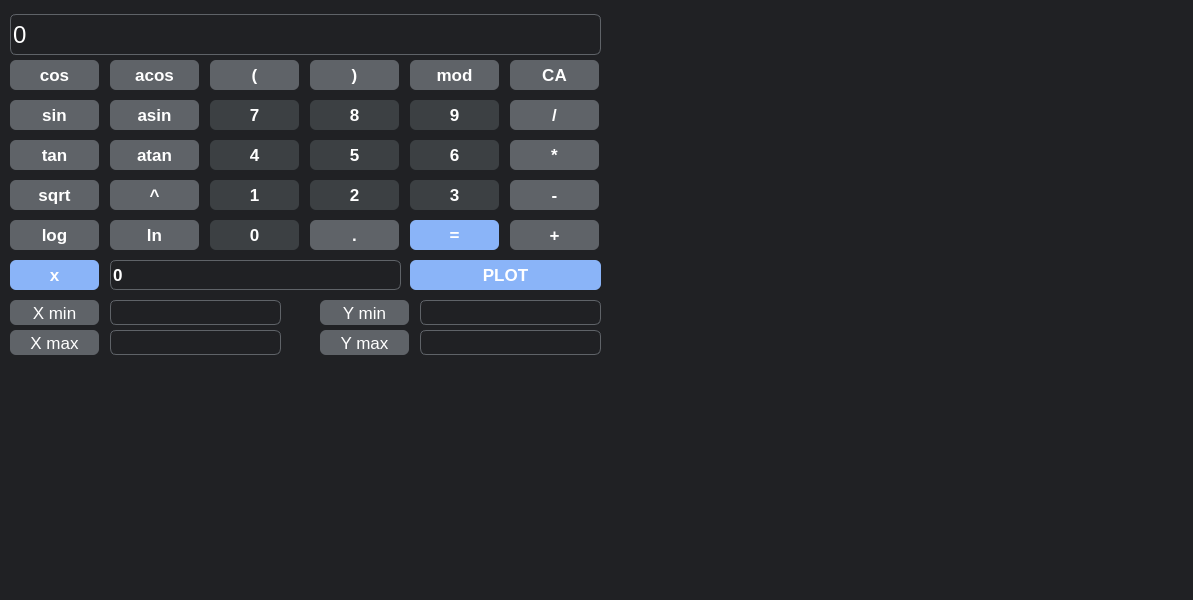
<?xml version="1.0" encoding="UTF-8"?>
<ui version="4.0">
 <class>View</class>
 <widget class="QMainWindow" name="View">
  <property name="geometry">
   <rect>
    <x>0</x>
    <y>0</y>
    <width>1193</width>
    <height>600</height>
   </rect>
  </property>
  <property name="windowTitle">
   <string>View</string>
  </property>
  <property name="styleSheet">
   <string notr="true">background-color: #202124;</string>
  </property>
  <widget class="QWidget" name="centralwidget">
   <widget class="QPushButton" name="pushButton_dot">
    <property name="geometry">
     <rect>
      <x>310</x>
      <y>220</y>
      <width>89</width>
      <height>30</height>
     </rect>
    </property>
    <property name="font">
     <font>
      <pointsize>13</pointsize>
      <italic>false</italic>
      <bold>true</bold>
      <underline>false</underline>
      <strikeout>false</strikeout>
      <kerning>true</kerning>
     </font>
    </property>
    <property name="styleSheet">
     <string notr="true">QPushButton{
	background-color: #5f6368;
	color: white;
	border-radius: 6%;
}
QPushButton:hover{
	background-color: #808080;
}
</string>
    </property>
    <property name="text">
     <string>.</string>
    </property>
   </widget>
   <widget class="QPushButton" name="pushButton_log">
    <property name="geometry">
     <rect>
      <x>10</x>
      <y>220</y>
      <width>89</width>
      <height>30</height>
     </rect>
    </property>
    <property name="font">
     <font>
      <pointsize>13</pointsize>
      <italic>false</italic>
      <bold>true</bold>
      <underline>false</underline>
      <strikeout>false</strikeout>
      <kerning>true</kerning>
     </font>
    </property>
    <property name="styleSheet">
     <string notr="true">QPushButton{
	background-color: #5f6368;
	color: white;
	border-radius: 6%;
}
QPushButton:hover{
	background-color: #808080;
}
</string>
    </property>
    <property name="text">
     <string>log</string>
    </property>
   </widget>
   <widget class="QPushButton" name="pushButton_2">
    <property name="geometry">
     <rect>
      <x>310</x>
      <y>180</y>
      <width>89</width>
      <height>30</height>
     </rect>
    </property>
    <property name="font">
     <font>
      <pointsize>13</pointsize>
      <italic>false</italic>
      <bold>true</bold>
      <underline>false</underline>
      <strikeout>false</strikeout>
      <kerning>true</kerning>
     </font>
    </property>
    <property name="styleSheet">
     <string notr="true">QPushButton{
	background-color: #3c4043;
	color: white;
	border-radius: 6%;
}
QPushButton:hover{
	background-color: #808080;
}</string>
    </property>
    <property name="text">
     <string>2</string>
    </property>
   </widget>
   <widget class="QPushButton" name="pushButton_0">
    <property name="geometry">
     <rect>
      <x>210</x>
      <y>220</y>
      <width>89</width>
      <height>30</height>
     </rect>
    </property>
    <property name="font">
     <font>
      <pointsize>13</pointsize>
      <italic>false</italic>
      <bold>true</bold>
      <underline>false</underline>
      <strikeout>false</strikeout>
      <kerning>true</kerning>
     </font>
    </property>
    <property name="styleSheet">
     <string notr="true">QPushButton{
	background-color: #3c4043;
	color: white;
	border-radius: 6%;
}
QPushButton:hover{
	background-color: #808080;
}</string>
    </property>
    <property name="text">
     <string>0</string>
    </property>
   </widget>
   <widget class="QPushButton" name="pushButton_asin">
    <property name="geometry">
     <rect>
      <x>110</x>
      <y>100</y>
      <width>89</width>
      <height>30</height>
     </rect>
    </property>
    <property name="font">
     <font>
      <pointsize>13</pointsize>
      <italic>false</italic>
      <bold>true</bold>
      <underline>false</underline>
      <strikeout>false</strikeout>
      <kerning>true</kerning>
     </font>
    </property>
    <property name="styleSheet">
     <string notr="true">QPushButton{
	background-color: #5f6368;
	color: white;
	border-radius: 6%;
}
QPushButton:hover{
	background-color: #808080;
}
</string>
    </property>
    <property name="text">
     <string>asin</string>
    </property>
   </widget>
   <widget class="QPushButton" name="pushButton_9">
    <property name="geometry">
     <rect>
      <x>410</x>
      <y>100</y>
      <width>89</width>
      <height>30</height>
     </rect>
    </property>
    <property name="font">
     <font>
      <pointsize>13</pointsize>
      <italic>false</italic>
      <bold>true</bold>
      <underline>false</underline>
      <strikeout>false</strikeout>
      <kerning>true</kerning>
     </font>
    </property>
    <property name="styleSheet">
     <string notr="true">QPushButton{
	background-color: #3c4043;
	color: white;
	border-radius: 6%;
}
QPushButton:hover{
	background-color: #808080;
}</string>
    </property>
    <property name="text">
     <string>9</string>
    </property>
   </widget>
   <widget class="QPushButton" name="pushButton_8">
    <property name="geometry">
     <rect>
      <x>310</x>
      <y>100</y>
      <width>89</width>
      <height>30</height>
     </rect>
    </property>
    <property name="font">
     <font>
      <pointsize>13</pointsize>
      <italic>false</italic>
      <bold>true</bold>
      <underline>false</underline>
      <strikeout>false</strikeout>
      <kerning>true</kerning>
     </font>
    </property>
    <property name="styleSheet">
     <string notr="true">QPushButton{
	background-color: #3c4043;
	color: white;
	border-radius: 6%;
}
QPushButton:hover{
	background-color: #808080;
}</string>
    </property>
    <property name="text">
     <string>8</string>
    </property>
   </widget>
   <widget class="QPushButton" name="pushButton_CB">
    <property name="geometry">
     <rect>
      <x>310</x>
      <y>60</y>
      <width>89</width>
      <height>30</height>
     </rect>
    </property>
    <property name="font">
     <font>
      <pointsize>13</pointsize>
      <italic>false</italic>
      <bold>true</bold>
      <underline>false</underline>
      <strikeout>false</strikeout>
      <kerning>true</kerning>
     </font>
    </property>
    <property name="styleSheet">
     <string notr="true">QPushButton{
	background-color: #5f6368;
	color: white;
	border-radius: 6%;
}
QPushButton:hover{
	background-color: #808080;
}
</string>
    </property>
    <property name="text">
     <string>)</string>
    </property>
   </widget>
   <widget class="QPushButton" name="pushButton_tan">
    <property name="geometry">
     <rect>
      <x>10</x>
      <y>140</y>
      <width>89</width>
      <height>30</height>
     </rect>
    </property>
    <property name="font">
     <font>
      <pointsize>13</pointsize>
      <italic>false</italic>
      <bold>true</bold>
      <underline>false</underline>
      <strikeout>false</strikeout>
      <kerning>true</kerning>
     </font>
    </property>
    <property name="styleSheet">
     <string notr="true">QPushButton{
	background-color: #5f6368;
	color: white;
	border-radius: 6%;
}
QPushButton:hover{
	background-color: #808080;
}
</string>
    </property>
    <property name="text">
     <string>tan</string>
    </property>
   </widget>
   <widget class="QPushButton" name="pushButton_OB">
    <property name="geometry">
     <rect>
      <x>210</x>
      <y>60</y>
      <width>89</width>
      <height>30</height>
     </rect>
    </property>
    <property name="font">
     <font>
      <pointsize>13</pointsize>
      <italic>false</italic>
      <bold>true</bold>
      <underline>false</underline>
      <strikeout>false</strikeout>
      <kerning>true</kerning>
     </font>
    </property>
    <property name="styleSheet">
     <string notr="true">QPushButton{
	background-color: #5f6368;
	color: white;
	border-radius: 6%;
}
QPushButton:hover{
	background-color: #808080;
}
</string>
    </property>
    <property name="text">
     <string>(</string>
    </property>
   </widget>
   <widget class="QPushButton" name="pushButton_mod">
    <property name="geometry">
     <rect>
      <x>410</x>
      <y>60</y>
      <width>89</width>
      <height>30</height>
     </rect>
    </property>
    <property name="font">
     <font>
      <pointsize>13</pointsize>
      <italic>false</italic>
      <bold>true</bold>
      <underline>false</underline>
      <strikeout>false</strikeout>
      <kerning>true</kerning>
     </font>
    </property>
    <property name="styleSheet">
     <string notr="true">QPushButton{
	background-color: #5f6368;
	color: white;
	border-radius: 6%;
}
QPushButton:hover{
	background-color: #808080;
}
</string>
    </property>
    <property name="text">
     <string>mod</string>
    </property>
   </widget>
   <widget class="QPushButton" name="pushButton_div">
    <property name="geometry">
     <rect>
      <x>510</x>
      <y>100</y>
      <width>89</width>
      <height>30</height>
     </rect>
    </property>
    <property name="font">
     <font>
      <pointsize>13</pointsize>
      <italic>false</italic>
      <bold>true</bold>
      <underline>false</underline>
      <strikeout>false</strikeout>
      <kerning>true</kerning>
     </font>
    </property>
    <property name="styleSheet">
     <string notr="true">QPushButton{
	background-color: #5f6368;
	color: white;
	border-radius: 6%;
}
QPushButton:hover{
	background-color: #808080;
}
</string>
    </property>
    <property name="text">
     <string>/</string>
    </property>
   </widget>
   <widget class="QPushButton" name="pushButton_plus">
    <property name="geometry">
     <rect>
      <x>510</x>
      <y>220</y>
      <width>89</width>
      <height>30</height>
     </rect>
    </property>
    <property name="font">
     <font>
      <pointsize>13</pointsize>
      <italic>false</italic>
      <bold>true</bold>
      <underline>false</underline>
      <strikeout>false</strikeout>
      <kerning>true</kerning>
     </font>
    </property>
    <property name="styleSheet">
     <string notr="true">QPushButton{
	background-color: #5f6368;
	color: white;
	border-radius: 6%;
}
QPushButton:hover{
	background-color: #808080;
}
</string>
    </property>
    <property name="text">
     <string>+</string>
    </property>
   </widget>
   <widget class="QPushButton" name="pushButton_sin">
    <property name="geometry">
     <rect>
      <x>10</x>
      <y>100</y>
      <width>89</width>
      <height>30</height>
     </rect>
    </property>
    <property name="font">
     <font>
      <pointsize>13</pointsize>
      <italic>false</italic>
      <bold>true</bold>
      <underline>false</underline>
      <strikeout>false</strikeout>
      <kerning>true</kerning>
     </font>
    </property>
    <property name="styleSheet">
     <string notr="true">QPushButton{
	background-color: #5f6368;
	color: white;
	border-radius: 6%;
}
QPushButton:hover{
	background-color: #808080;
}
</string>
    </property>
    <property name="text">
     <string>sin</string>
    </property>
   </widget>
   <widget class="QPushButton" name="pushButton_atan">
    <property name="geometry">
     <rect>
      <x>110</x>
      <y>140</y>
      <width>89</width>
      <height>30</height>
     </rect>
    </property>
    <property name="font">
     <font>
      <pointsize>13</pointsize>
      <italic>false</italic>
      <bold>true</bold>
      <underline>false</underline>
      <strikeout>false</strikeout>
      <kerning>true</kerning>
     </font>
    </property>
    <property name="styleSheet">
     <string notr="true">QPushButton{
	background-color: #5f6368;
	color: white;
	border-radius: 6%;
}
QPushButton:hover{
	background-color: #808080;
}
</string>
    </property>
    <property name="text">
     <string>atan</string>
    </property>
   </widget>
   <widget class="QPushButton" name="pushButton_acos">
    <property name="geometry">
     <rect>
      <x>110</x>
      <y>60</y>
      <width>89</width>
      <height>30</height>
     </rect>
    </property>
    <property name="font">
     <font>
      <pointsize>13</pointsize>
      <italic>false</italic>
      <bold>true</bold>
      <underline>false</underline>
      <strikeout>false</strikeout>
      <kerning>true</kerning>
     </font>
    </property>
    <property name="styleSheet">
     <string notr="true">QPushButton{
	background-color: #5f6368;
	color: white;
	border-radius: 6%;
}
QPushButton:hover{
	background-color: #808080;
}
</string>
    </property>
    <property name="text">
     <string>acos</string>
    </property>
   </widget>
   <widget class="QPushButton" name="pushButton_1">
    <property name="geometry">
     <rect>
      <x>210</x>
      <y>180</y>
      <width>89</width>
      <height>30</height>
     </rect>
    </property>
    <property name="font">
     <font>
      <pointsize>13</pointsize>
      <italic>false</italic>
      <bold>true</bold>
      <underline>false</underline>
      <strikeout>false</strikeout>
      <kerning>true</kerning>
     </font>
    </property>
    <property name="styleSheet">
     <string notr="true">QPushButton{
	background-color: #3c4043;
	color: white;
	border-radius: 6%;
}
QPushButton:hover{
	background-color: #808080;
}</string>
    </property>
    <property name="text">
     <string>1</string>
    </property>
   </widget>
   <widget class="QPushButton" name="pushButton_Plot">
    <property name="geometry">
     <rect>
      <x>410</x>
      <y>260</y>
      <width>191</width>
      <height>30</height>
     </rect>
    </property>
    <property name="font">
     <font>
      <pointsize>13</pointsize>
      <bold>true</bold>
     </font>
    </property>
    <property name="styleSheet">
     <string notr="true">QPushButton{
	background-color: #8ab4f8;
	color: white;
	border-radius: 6%;
}
QPushButton:hover{
	background-color: #9FC4F0;
}</string>
    </property>
    <property name="text">
     <string>PLOT</string>
    </property>
   </widget>
   <widget class="QPushButton" name="pushButton_3">
    <property name="geometry">
     <rect>
      <x>410</x>
      <y>180</y>
      <width>89</width>
      <height>30</height>
     </rect>
    </property>
    <property name="font">
     <font>
      <pointsize>13</pointsize>
      <italic>false</italic>
      <bold>true</bold>
      <underline>false</underline>
      <strikeout>false</strikeout>
      <kerning>true</kerning>
     </font>
    </property>
    <property name="styleSheet">
     <string notr="true">QPushButton{
	background-color: #3c4043;
	color: white;
	border-radius: 6%;
}
QPushButton:hover{
	background-color: #808080;
}</string>
    </property>
    <property name="text">
     <string>3</string>
    </property>
   </widget>
   <widget class="QPushButton" name="pushButton_ln">
    <property name="geometry">
     <rect>
      <x>110</x>
      <y>220</y>
      <width>89</width>
      <height>30</height>
     </rect>
    </property>
    <property name="font">
     <font>
      <pointsize>13</pointsize>
      <italic>false</italic>
      <bold>true</bold>
      <underline>false</underline>
      <strikeout>false</strikeout>
      <kerning>true</kerning>
     </font>
    </property>
    <property name="styleSheet">
     <string notr="true">QPushButton{
	background-color: #5f6368;
	color: white;
	border-radius: 6%;
}
QPushButton:hover{
	background-color: #808080;
}
</string>
    </property>
    <property name="text">
     <string>ln</string>
    </property>
   </widget>
   <widget class="QPushButton" name="pushButton_cos">
    <property name="geometry">
     <rect>
      <x>10</x>
      <y>60</y>
      <width>89</width>
      <height>30</height>
     </rect>
    </property>
    <property name="font">
     <font>
      <pointsize>13</pointsize>
      <italic>false</italic>
      <bold>true</bold>
      <underline>false</underline>
      <strikeout>false</strikeout>
      <kerning>true</kerning>
     </font>
    </property>
    <property name="styleSheet">
     <string notr="true">QPushButton{
	background-color: #5f6368;
	color: white;
	border-radius: 6%;
}
QPushButton:hover{
	background-color: #808080;
}
</string>
    </property>
    <property name="text">
     <string>cos</string>
    </property>
   </widget>
   <widget class="QPushButton" name="pushButton_sqrt">
    <property name="geometry">
     <rect>
      <x>10</x>
      <y>180</y>
      <width>89</width>
      <height>30</height>
     </rect>
    </property>
    <property name="font">
     <font>
      <pointsize>13</pointsize>
      <italic>false</italic>
      <bold>true</bold>
      <underline>false</underline>
      <strikeout>false</strikeout>
      <kerning>true</kerning>
     </font>
    </property>
    <property name="styleSheet">
     <string notr="true">QPushButton{
	background-color: #5f6368;
	color: white;
	border-radius: 6%;
}
QPushButton:hover{
	background-color: #808080;
}
</string>
    </property>
    <property name="text">
     <string>sqrt</string>
    </property>
   </widget>
   <widget class="QPushButton" name="pushButton_pow">
    <property name="geometry">
     <rect>
      <x>110</x>
      <y>180</y>
      <width>89</width>
      <height>30</height>
     </rect>
    </property>
    <property name="font">
     <font>
      <pointsize>13</pointsize>
      <italic>false</italic>
      <bold>true</bold>
      <underline>false</underline>
      <strikeout>false</strikeout>
      <kerning>true</kerning>
     </font>
    </property>
    <property name="styleSheet">
     <string notr="true">QPushButton{
	background-color: #5f6368;
	color: white;
	border-radius: 6%;
}
QPushButton:hover{
	background-color: #808080;
}
</string>
    </property>
    <property name="text">
     <string>^</string>
    </property>
   </widget>
   <widget class="QPushButton" name="pushButton_5">
    <property name="geometry">
     <rect>
      <x>310</x>
      <y>140</y>
      <width>89</width>
      <height>30</height>
     </rect>
    </property>
    <property name="font">
     <font>
      <pointsize>13</pointsize>
      <italic>false</italic>
      <bold>true</bold>
      <underline>false</underline>
      <strikeout>false</strikeout>
      <kerning>true</kerning>
     </font>
    </property>
    <property name="styleSheet">
     <string notr="true">QPushButton{
	background-color: #3c4043;
	color: white;
	border-radius: 6%;
}
QPushButton:hover{
	background-color: #808080;
}</string>
    </property>
    <property name="text">
     <string>5</string>
    </property>
   </widget>
   <widget class="QPushButton" name="pushButton_CA">
    <property name="geometry">
     <rect>
      <x>510</x>
      <y>60</y>
      <width>89</width>
      <height>30</height>
     </rect>
    </property>
    <property name="font">
     <font>
      <pointsize>13</pointsize>
      <italic>false</italic>
      <bold>true</bold>
      <underline>false</underline>
      <strikeout>false</strikeout>
      <kerning>true</kerning>
     </font>
    </property>
    <property name="styleSheet">
     <string notr="true">QPushButton{
	background-color: #5f6368;
	color: white;
	border-radius: 6%;
}
QPushButton:hover{
	background-color: #808080;
}
</string>
    </property>
    <property name="text">
     <string>CA</string>
    </property>
   </widget>
   <widget class="QLineEdit" name="lineEdit">
    <property name="geometry">
     <rect>
      <x>10</x>
      <y>14</y>
      <width>591</width>
      <height>41</height>
     </rect>
    </property>
    <property name="font">
     <font>
      <pointsize>18</pointsize>
      <bold>false</bold>
     </font>
    </property>
    <property name="mouseTracking">
     <bool>true</bool>
    </property>
    <property name="focusPolicy">
     <enum>Qt::ClickFocus</enum>
    </property>
    <property name="styleSheet">
     <string notr="true">QLineEdit{
	qproperty-alignment: 'AlignVCenter | AlignRight';
	color: white;
	background-color: #202124;
	border-radius: 6%;
	border: 1px solid #5f6368;
}</string>
    </property>
    <property name="text">
     <string>0</string>
    </property>
   </widget>
   <widget class="QPushButton" name="pushButton_4">
    <property name="geometry">
     <rect>
      <x>210</x>
      <y>140</y>
      <width>89</width>
      <height>30</height>
     </rect>
    </property>
    <property name="font">
     <font>
      <pointsize>13</pointsize>
      <italic>false</italic>
      <bold>true</bold>
      <underline>false</underline>
      <strikeout>false</strikeout>
      <kerning>true</kerning>
     </font>
    </property>
    <property name="styleSheet">
     <string notr="true">QPushButton{
	background-color: #3c4043;
	color: white;
	border-radius: 6%;
}
QPushButton:hover{
	background-color: #808080;
}</string>
    </property>
    <property name="text">
     <string>4</string>
    </property>
   </widget>
   <widget class="QPushButton" name="pushButton_x">
    <property name="geometry">
     <rect>
      <x>10</x>
      <y>260</y>
      <width>89</width>
      <height>30</height>
     </rect>
    </property>
    <property name="font">
     <font>
      <pointsize>13</pointsize>
      <bold>true</bold>
     </font>
    </property>
    <property name="styleSheet">
     <string notr="true">QPushButton{
	background-color: #8ab4f8;
	color: white;
	border-radius: 6%;
}
QPushButton:hover{
	background-color: #9FC4F0;
}</string>
    </property>
    <property name="text">
     <string>x</string>
    </property>
   </widget>
   <widget class="QPushButton" name="pushButton_mul">
    <property name="geometry">
     <rect>
      <x>510</x>
      <y>140</y>
      <width>89</width>
      <height>30</height>
     </rect>
    </property>
    <property name="font">
     <font>
      <pointsize>13</pointsize>
      <italic>false</italic>
      <bold>true</bold>
      <underline>false</underline>
      <strikeout>false</strikeout>
      <kerning>true</kerning>
     </font>
    </property>
    <property name="styleSheet">
     <string notr="true">QPushButton{
	background-color: #5f6368;
	color: white;
	border-radius: 6%;
}
QPushButton:hover{
	background-color: #808080;
}
</string>
    </property>
    <property name="text">
     <string>*</string>
    </property>
   </widget>
   <widget class="QLineEdit" name="lineEdit_x_value">
    <property name="geometry">
     <rect>
      <x>110</x>
      <y>260</y>
      <width>291</width>
      <height>30</height>
     </rect>
    </property>
    <property name="font">
     <font>
      <pointsize>13</pointsize>
      <bold>true</bold>
     </font>
    </property>
    <property name="styleSheet">
     <string notr="true">QLineEdit{
	qproperty-alignment: 'AlignVCenter | AlignRight';
	color: white;
	background-color: #202124;
	border-radius: 6%;
	border: 1px solid #5f6368;
}</string>
    </property>
    <property name="text">
     <string>0</string>
    </property>
   </widget>
   <widget class="QPushButton" name="pushButton_7">
    <property name="geometry">
     <rect>
      <x>210</x>
      <y>100</y>
      <width>89</width>
      <height>30</height>
     </rect>
    </property>
    <property name="font">
     <font>
      <pointsize>13</pointsize>
      <italic>false</italic>
      <bold>true</bold>
      <underline>false</underline>
      <strikeout>false</strikeout>
      <kerning>true</kerning>
     </font>
    </property>
    <property name="styleSheet">
     <string notr="true">QPushButton{
	background-color: #3c4043;
	color: white;
	border-radius: 6%;
}
QPushButton:hover{
	background-color: #808080;
}</string>
    </property>
    <property name="text">
     <string>7</string>
    </property>
   </widget>
   <widget class="QPushButton" name="pushButton_6">
    <property name="geometry">
     <rect>
      <x>410</x>
      <y>140</y>
      <width>89</width>
      <height>30</height>
     </rect>
    </property>
    <property name="font">
     <font>
      <pointsize>13</pointsize>
      <italic>false</italic>
      <bold>true</bold>
      <underline>false</underline>
      <strikeout>false</strikeout>
      <kerning>true</kerning>
     </font>
    </property>
    <property name="styleSheet">
     <string notr="true">QPushButton{
	background-color: #3c4043;
	color: white;
	border-radius: 6%;
}
QPushButton:hover{
	background-color: #808080;
}</string>
    </property>
    <property name="text">
     <string>6</string>
    </property>
   </widget>
   <widget class="QPushButton" name="pushButton_minus">
    <property name="geometry">
     <rect>
      <x>510</x>
      <y>180</y>
      <width>89</width>
      <height>30</height>
     </rect>
    </property>
    <property name="font">
     <font>
      <pointsize>13</pointsize>
      <italic>false</italic>
      <bold>true</bold>
      <underline>false</underline>
      <strikeout>false</strikeout>
      <kerning>true</kerning>
     </font>
    </property>
    <property name="styleSheet">
     <string notr="true">QPushButton{
	background-color: #5f6368;
	color: white;
	border-radius: 6%;
}
QPushButton:hover{
	background-color: #808080;
}
</string>
    </property>
    <property name="text">
     <string>-</string>
    </property>
   </widget>
   <widget class="QPushButton" name="pushButton_EQ">
    <property name="geometry">
     <rect>
      <x>410</x>
      <y>220</y>
      <width>89</width>
      <height>30</height>
     </rect>
    </property>
    <property name="font">
     <font>
      <pointsize>13</pointsize>
      <italic>false</italic>
      <bold>true</bold>
      <underline>false</underline>
      <strikeout>false</strikeout>
      <kerning>true</kerning>
     </font>
    </property>
    <property name="styleSheet">
     <string notr="true">QPushButton{
	background-color: #8ab4f8;
	color: white;
	border-radius: 6%;
}
QPushButton:hover{
	background-color: #9FC4F0;
}</string>
    </property>
    <property name="text">
     <string>=</string>
    </property>
   </widget>
   <widget class="QCustomPlot" name="widget" native="true">
    <property name="geometry">
     <rect>
      <x>620</x>
      <y>20</y>
      <width>521</width>
      <height>331</height>
     </rect>
    </property>
   </widget>
   <widget class="QLineEdit" name="lineEdit_x_min">
    <property name="geometry">
     <rect>
      <x>110</x>
      <y>300</y>
      <width>171</width>
      <height>25</height>
     </rect>
    </property>
    <property name="styleSheet">
     <string notr="true">QLineEdit{
	qproperty-alignment: 'AlignVCenter | AlignRight';
	color: white;
	background-color: #202124;
	border-radius: 6%;
	border: 1px solid #5f6368;
}</string>
    </property>
   </widget>
   <widget class="QLineEdit" name="lineEdit_x_max">
    <property name="geometry">
     <rect>
      <x>110</x>
      <y>330</y>
      <width>171</width>
      <height>25</height>
     </rect>
    </property>
    <property name="styleSheet">
     <string notr="true">QLineEdit{
	qproperty-alignment: 'AlignVCenter | AlignRight';
	color: white;
	background-color: #202124;
	border-radius: 6%;
	border: 1px solid #5f6368;
}</string>
    </property>
   </widget>
   <widget class="QLineEdit" name="lineEdit_y_min">
    <property name="geometry">
     <rect>
      <x>420</x>
      <y>300</y>
      <width>181</width>
      <height>25</height>
     </rect>
    </property>
    <property name="styleSheet">
     <string notr="true">QLineEdit{
	qproperty-alignment: 'AlignVCenter | AlignRight';
	color: white;
	background-color: #202124;
	border-radius: 6%;
	border: 1px solid #5f6368;
}</string>
    </property>
   </widget>
   <widget class="QLineEdit" name="lineEdit_y_max">
    <property name="geometry">
     <rect>
      <x>420</x>
      <y>330</y>
      <width>181</width>
      <height>25</height>
     </rect>
    </property>
    <property name="styleSheet">
     <string notr="true">QLineEdit{
	qproperty-alignment: 'AlignVCenter | AlignRight';
	color: white;
	background-color: #202124;
	border-radius: 6%;
	border: 1px solid #5f6368;
}</string>
    </property>
   </widget>
   <widget class="QLabel" name="label_x_min">
    <property name="geometry">
     <rect>
      <x>10</x>
      <y>300</y>
      <width>89</width>
      <height>25</height>
     </rect>
    </property>
    <property name="font">
     <font>
      <pointsize>13</pointsize>
     </font>
    </property>
    <property name="styleSheet">
     <string notr="true">QLabel{
	background-color: #5f6368;
	color: white;
	border-radius: 6%;
}

</string>
    </property>
    <property name="text">
     <string>X min</string>
    </property>
    <property name="alignment">
     <set>Qt::AlignCenter</set>
    </property>
   </widget>
   <widget class="QLabel" name="label_x_max">
    <property name="geometry">
     <rect>
      <x>10</x>
      <y>330</y>
      <width>89</width>
      <height>25</height>
     </rect>
    </property>
    <property name="font">
     <font>
      <pointsize>13</pointsize>
     </font>
    </property>
    <property name="styleSheet">
     <string notr="true">QLabel{
	background-color: #5f6368;
	color: white;
	border-radius: 6%;
}

</string>
    </property>
    <property name="text">
     <string>X max</string>
    </property>
    <property name="alignment">
     <set>Qt::AlignCenter</set>
    </property>
   </widget>
   <widget class="QLabel" name="label_y_max">
    <property name="geometry">
     <rect>
      <x>320</x>
      <y>330</y>
      <width>89</width>
      <height>25</height>
     </rect>
    </property>
    <property name="font">
     <font>
      <pointsize>13</pointsize>
     </font>
    </property>
    <property name="styleSheet">
     <string notr="true">QLabel{
	background-color: #5f6368;
	color: white;
	border-radius: 6%;
}

</string>
    </property>
    <property name="text">
     <string>Y max</string>
    </property>
    <property name="alignment">
     <set>Qt::AlignCenter</set>
    </property>
   </widget>
   <widget class="QLabel" name="label_y_min">
    <property name="geometry">
     <rect>
      <x>320</x>
      <y>300</y>
      <width>89</width>
      <height>25</height>
     </rect>
    </property>
    <property name="font">
     <font>
      <pointsize>13</pointsize>
     </font>
    </property>
    <property name="styleSheet">
     <string notr="true">QLabel{
	background-color: #5f6368;
	color: white;
	border-radius: 6%;
}

</string>
    </property>
    <property name="text">
     <string>Y min</string>
    </property>
    <property name="alignment">
     <set>Qt::AlignCenter</set>
    </property>
   </widget>
  </widget>
  <widget class="QMenuBar" name="menubar">
   <property name="geometry">
    <rect>
     <x>0</x>
     <y>0</y>
     <width>1193</width>
     <height>22</height>
    </rect>
   </property>
  </widget>
  <widget class="QStatusBar" name="statusbar"/>
 </widget>
 <customwidgets>
  <customwidget>
   <class>QCustomPlot</class>
   <extends>QWidget</extends>
   <header>qcustomplot.h</header>
   <container>1</container>
  </customwidget>
 </customwidgets>
 <resources/>
 <connections/>
</ui>
